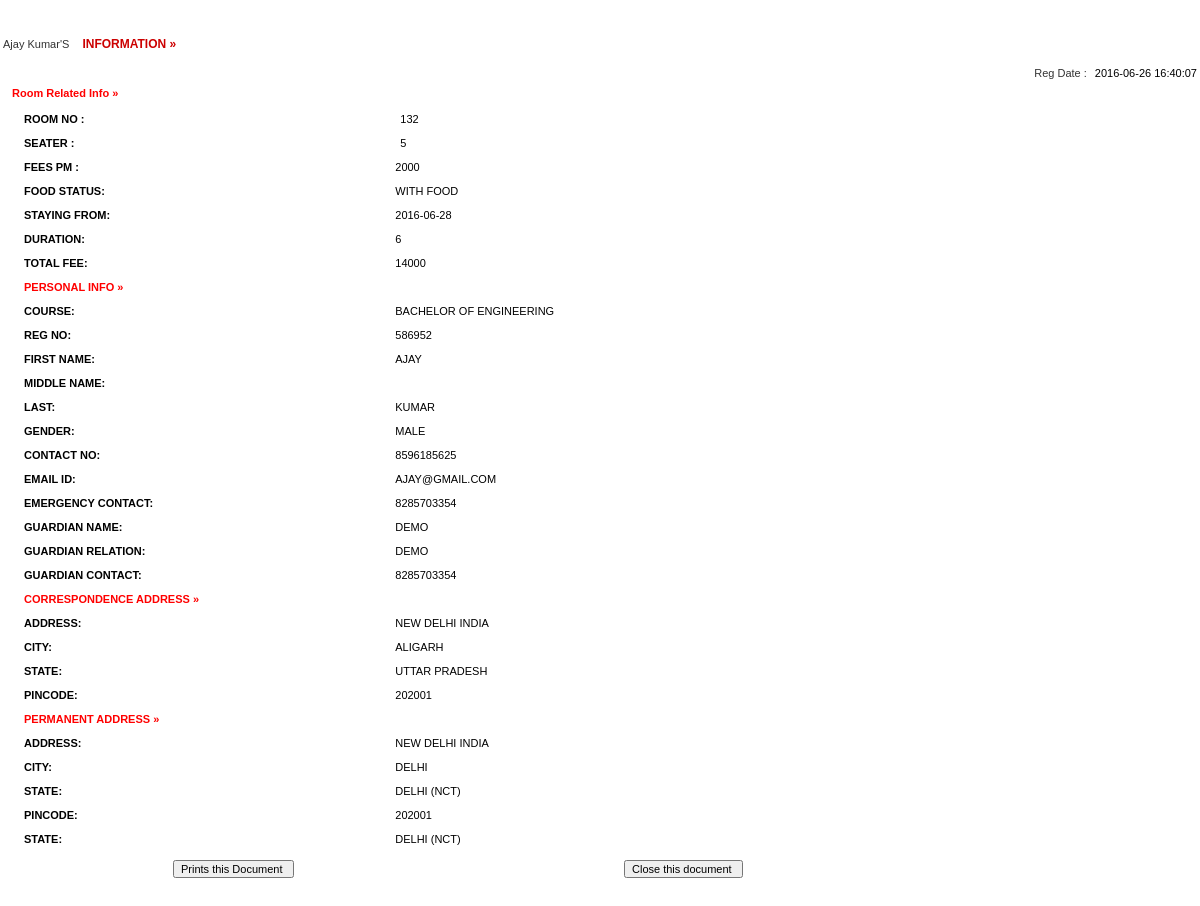
The page /admin/full-profile.php?id=9 on the database its author committed.
### tables this page shows
CREATE TABLE registration (
  id int(11) NOT NULL,
  roomno int(11) DEFAULT NULL,
  seater int(11) DEFAULT NULL,
  feespm int(11) DEFAULT NULL,
  foodstatus int(11) DEFAULT NULL,
  stayfrom date DEFAULT NULL,
  duration int(11) DEFAULT NULL,
  course varchar(500) DEFAULT NULL,
  regno int(11) DEFAULT NULL,
  firstName varchar(500) DEFAULT NULL,
  middleName varchar(500) DEFAULT NULL,
  lastName varchar(500) DEFAULT NULL,
  gender varchar(250) DEFAULT NULL,
  contactno bigint(11) DEFAULT NULL,
  emailid varchar(500) DEFAULT NULL,
  egycontactno bigint(11) DEFAULT NULL,
  guardianName varchar(500) DEFAULT NULL,
  guardianRelation varchar(500) DEFAULT NULL,
  guardianContactno bigint(11) DEFAULT NULL,
  corresAddress varchar(500) DEFAULT NULL,
  corresCIty varchar(500) DEFAULT NULL,
  corresState varchar(500) DEFAULT NULL,
  corresPincode int(11) DEFAULT NULL,
  pmntAddress varchar(500) DEFAULT NULL,
  pmntCity varchar(500) DEFAULT NULL,
  pmnatetState varchar(500) DEFAULT NULL,
  pmntPincode int(11) DEFAULT NULL,
  postingDate timestamp NULL DEFAULT CURRENT_TIMESTAMP,
  updationDate varchar(500) DEFAULT NULL
);

### admin/full-profile.php (the view, shortened to what this page needs)
<?php
$con = mysqli_connect(DB_SERVER,DB_USER,DB_PASS,DB_NAME);
?>
<!DOCTYPE html PUBLIC "-//W3C//DTD XHTML 1.0 Transitional//EN" "http://www.w3.org/TR/xhtml1/DTD/xhtml1-transitional.dtd">
<html xmlns="http://www.w3.org/1999/xhtml">
<head>
<link href="style.css" rel="stylesheet" type="text/css" />
<link href="hostel.css" rel="stylesheet" type="text/css">
</head>
<body>
<table width="100%" border="0">
<?php
		 $ret= mysqli_query($con,"SELECT * FROM registration where id = '".$_GET['id']."'");
			while($row=mysqli_fetch_array($ret))
			{
			?>
			<tr>
			  <td colspan="2" align="center" class="font1">&nbsp;</td>
  </tr>
			<tr>
			  <td colspan="2" align="center" class="font1">&nbsp;</td>
  </tr>
			<tr>
			  <td colspan="2"  class="font"><?php echo ucfirst($row['firstName']);?> <?php echo ucfirst($row['lastName']);?>'S <span class="font1"> information &raquo;</span> </td>
  </tr>
			<tr>
			  <td colspan="2"  class="font">&nbsp;&nbsp;&nbsp;&nbsp;&nbsp;&nbsp;&nbsp;&nbsp;&nbsp;&nbsp;&nbsp;&nbsp;
		      <div align="right">Reg Date : <span class="comb-value"><?php echo $row['postingDate'];?></span></div></td>
  </tr>
			<tr>
			  <td colspan="2"  class="heading" style="color: red;">Room Related Info &raquo; </td>
  </tr>
			<tr>
			  <td colspan="2"  class="font1"><table width="100%" border="0">
                <tr>
                  <td width="32%" valign="top" class="heading">Room no : </td>
                      <td class="comb-value1"><span class="comb-value"><?php echo $row['roomno'];?></span></td>
                    </tr>
                  <tr>
                  <td width="22%" valign="top" class="heading">Seater : </td>
                      <td class="comb-value1"><span class="comb-value"><?php echo $row['seater'];?></span></td>
                    </tr>
                    <tr>
                    <td width="12%" valign="top" class="heading">Fees PM : </td>
                      <td class="comb-value1"><?php echo $fpm=$row['feespm'];?></td>
                    </tr>
                     <tr>
                    <td width="12%" valign="top" class="heading">Food Status: </td>
                      <td class="comb-value1"><?php if($row['foodstatus']==0)
{
  echo "Without Food";
}
else
{
  echo "With Food";
}
                      ;?></td>
                    </tr>
                    <tr>
                    <td width="12%" valign="top" class="heading">Staying From: </td>
                      <td class="comb-value1"><?php echo $row['stayfrom'];?></td>
                    </tr>
                    <tr>
                    <td width="12%" valign="top" class="heading">Duration: </td>
                      <td class="comb-value1"><?php echo $dr=$row['duration'];?></td>
                    </tr>
                    <tr>
                    <td width="12%" valign="top" class="heading">Total Fee: </td>
                      <td class="comb-value1">
                      <?php if($row['foodstatus']==1)
                      {
                        $fd=2000;
                        echo (($dr*$fpm)+$fd);
                      }
                        else
                        {
                          echo $dr*$fpm;
                        }
                      ?></td>
                    </tr>
  <tr>
   <td colspan="2" align="left"  class="heading" style="color: red;">Personal Info &raquo; </td>
  </tr>
<tr>
<td width="12%" valign="top" class="heading">Course: </td>
<td class="comb-value1"><?php echo $row['course'];?></td>
</tr>
<tr>
<td width="12%" valign="top" class="heading">Reg no: </td>
<td class="comb-value1"><?php echo $row['regno'];?></td>
</tr>
<tr>
<td width="12%" valign="top" class="heading">First Name: </td>
<td class="comb-value1"><?php echo $row['firstName'];?></td>
</tr>
<tr>
<td width="12%" valign="top" class="heading">Middle name: </td>
<td class="comb-value1"><?php echo $row['middleName'];?></td>
</tr>
<tr>
<td width="12%" valign="top" class="heading">Last: </td>
<td class="comb-value1"><?php echo $row['lastName'];?></td>
</tr>
<tr>
<td width="12%" valign="top" class="heading">Gender: </td>
<td class="comb-value1"><?php echo $row['gender'];?></td>
</tr>
<tr>
<td width="12%" valign="top" class="heading">Contact No: </td>
<td class="comb-value1"><?php echo $row['contactno'];?></td>
</tr>
<tr>
<td width="12%" valign="top" class="heading">Email id: </td>
<td class="comb-value1"><?php echo $row['emailid'];?></td>
</tr>
<tr>
<td width="12%" valign="top" class="heading">Emergency Contact: </td>
<td class="comb-value1"><?php echo $row['egycontactno'];?></td>
</tr>
<tr>
<td width="12%" valign="top" class="heading">Guardian Name: </td>
<td class="comb-value1"><?php echo $row['guardianName'];?></td>
</tr>
<tr>
<td width="12%" valign="top" class="heading">Guardian Relation: </td>
<td class="comb-value1"><?php echo $row['guardianRelation'];?></td>
</tr>
<tr>
<td width="12%" valign="top" class="heading">Guardian Contact: </td>
<td class="comb-value1"><?php echo $row['guardianContactno'];?></td>
</tr>
<tr>
        <td colspan="2"  class="heading" style="color: red;">Correspondence Address  &raquo; </td>
  </tr>
<tr>
<td width="12%" valign="top" class="heading">Address: </td>
<td class="comb-value1"><?php echo $row['corresAddress'];?></td>
</tr>
<tr>
<td width="12%" valign="top" class="heading">City: </td>
<td class="comb-value1"><?php echo $row['corresCIty'];?></td>
</tr>
<tr>
<td width="12%" valign="top" class="heading">State: </td>
<td class="comb-value1"><?php echo $row['corresState'];?></td>
</tr>
<tr>
<td width="12%" valign="top" class="heading">Pincode: </td>
<td class="comb-value1"><?php echo $row['corresPincode'];?></td>
</tr>
<tr>
        <td colspan="2"  class="heading" style="color: red;">Permanent Address  &raquo; </td>
  </tr>
<tr>
<td width="12%" valign="top" class="heading">Address: </td>
<td class="comb-value1"><?php echo $row['pmntAddress'];?></td>
</tr>
<tr>
<td width="12%" valign="top" class="heading">City: </td>
<td class="comb-value1"><?php echo $row['pmntCity'];?></td>
</tr>
<tr>
<td width="12%" valign="top" class="heading">State: </td>
<td class="comb-value1"><?php echo $row['pmnatetState'];?></td>
</tr>
<tr>
<td width="12%" valign="top" class="heading">Pincode: </td>
<td class="comb-value1"><?php echo $row['pmntPincode'];?></td>
</tr>
<tr>
<td width="12%" valign="top" class="heading">State: </td>
<td class="comb-value1"><?php echo $row['pmnatetState'];?></td>
</tr>
<?php } ?>
                  </table></td>
                </tr>
                  </table></td>
  <tr>
    <td colspan="2" align="right" ><form id="form1" name="form1" method="post" action="">
      <table width="100%" border="0" cellpadding="0" cellspacing="0">
        <tr>
          <td width="14%">&nbsp;</td>
          <td width="35%" class="comb-value"><label>
            <input name="Submit" type="submit" class="txtbox4" value="Prints this Document " onClick="return f3();" />
          </label></td>
          <td width="3%">&nbsp;</td>
          <td width="26%"><label>
            <input name="Submit2" type="submit" class="txtbox4" value="Close this document " onClick="return f2();"  />
          </label></td>
          <td width="8%">&nbsp;</td>
          <td width="14%">&nbsp;</td>
        </tr>
      </table>
        </form>    </td>
  </tr>
</body>
</html>

### admin/css/style.css (style rules this page uses)
html { font-size: 14px; }
@media only screen and (min-width: 480px) { html { font-size: 17px; } }
@media only screen and (min-width: 768px) { html { font-size: 14px; } }
body { font-size: 1em; }

### admin/hostel.css (style rules this page uses)
body { margin-left: 0px; margin-top: 0px; margin-right: 0px; margin-bottom: 0px;font:11px Verdana,Arial; }
.heading { font-family: Verdana, Arial, Helvetica, sans-serif; font-size: 11px; font-weight: bold; color:#000000; padding-bottom:5px; padding-top:5px; padding-left:10px; text-decoration: none; }
.comb-value { font-family: Arial, Helvetica, sans-serif; font-size: 11px; color: #000000; text-decoration: none; padding-bottom:5px; padding-left:5px; padding-top:5px; }
.font1 { font-family:Verdana, Arial, Helvetica, sans-serif; font-size:12px; font-weight:800; color:#CC0000; text-transform:uppercase; padding-left:10px; padding-top:0px; }
.txtbox4 { font-family: Arial, Helvetica, sans-serif; font-size: 11px; color: #000000; }
.comb-value1 { font-family: Arial, Helvetica, sans-serif; font-size: 11px; color: #000000; text-decoration: none; padding-bottom:2px; padding-left:2px; padding-top:2px; }
.font { font-family:Verdana, Arial, Helvetica, sans-serif; font-size:11px; color:#333333; text-decoration:none; }

### rows shown on the page
registration: firstName "Ajay", lastName "Kumar", postingDate "2016-06-26 16:40:07", roomno "132", seater "5", feespm "2000", shows "WITH FOOD", stayfrom "2016-06-28", duration "6", ($dr*$fpm)+$fd "14000", course "BACHELOR OF ENGINEERING", regno "586952", firstName "AJAY", lastName "KUMAR", gender "MALE", contactno "8596185625", emailid "AJAY@GMAIL.COM", egycontactno "8285703354", guardianName "DEMO", guardianRelation "DEMO", guardianContactno "8285703354", corresAddress "NEW DELHI INDIA", corresCIty "ALIGARH", corresState "UTTAR PRADESH", corresPincode "202001", pmntAddress "NEW DELHI INDIA", pmntCity "DELHI", pmnatetState "DELHI (NCT)", pmntPincode "202001"
